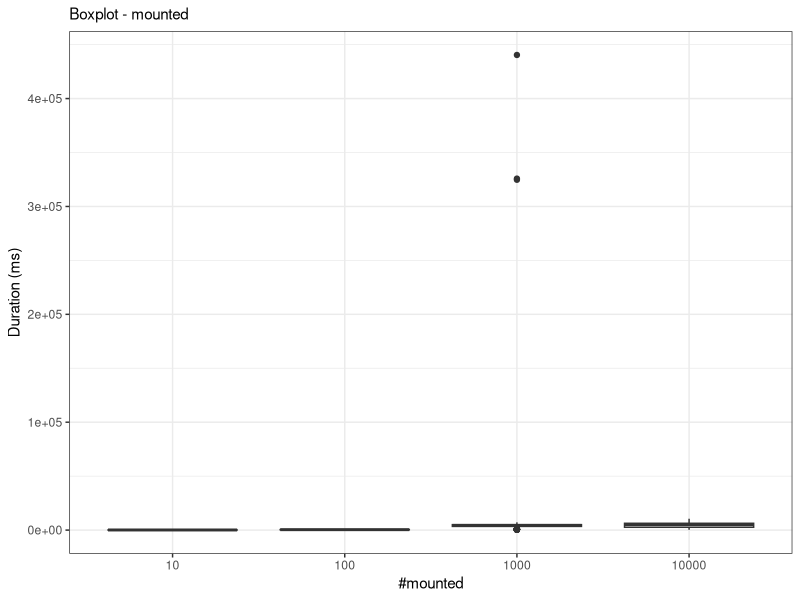
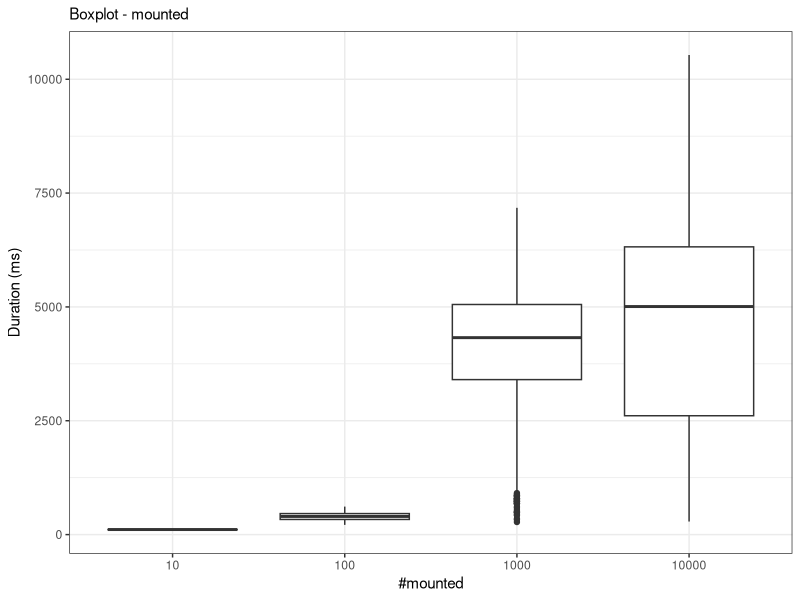
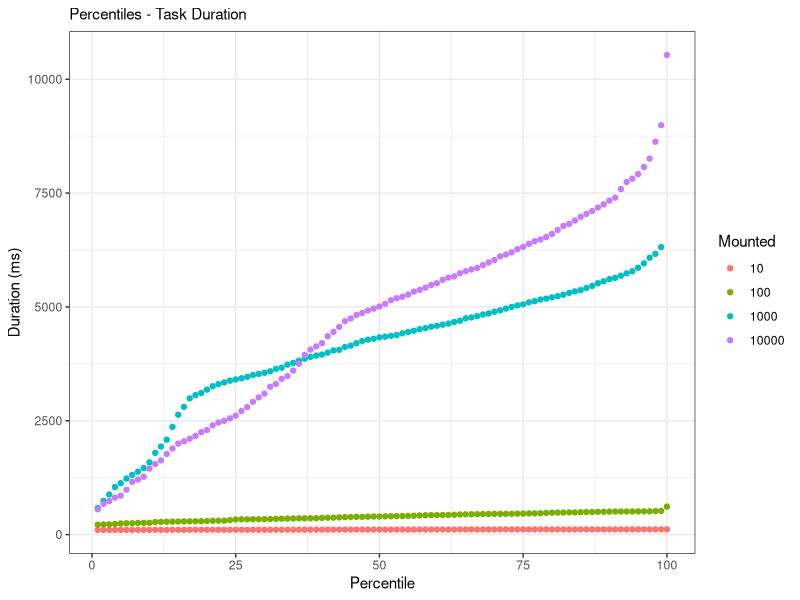

R code for these plots, in order:
## ---- chunk 1
knitr::opts_chunk$set(echo = TRUE)

library(tidyverse)
library(knitr)
library(reshape2)
library(ggplot2)
library(grid)
library(here)
library(gridExtra)
library(lubridate)

theme_set(theme_bw())
## ---- chunk 2
data <- read_csv(here::here('analysis', 'data', 'mount.csv'), na = c("", "NA", "NaN"))
data <- transform(data, mounted = as.factor(mounted))
## ---- chunk 3
data %>%
  transform(mounted = as.factor(mounted)) %>%
  ggplot(aes(x=mounted, y=time)) +
  geom_boxplot() +
  labs(x = '#mounted', y= 'Duration (ms)', subtitle='Boxplot - mounted')
## ---- chunk 4
data %>%
  filter(time < 100000) %>%
  transform(mounted = as.factor(mounted)) %>%
  ggplot(aes(x=mounted, y=time)) +
  geom_boxplot() +
  labs(x = '#mounted', y= 'Duration (ms)', subtitle='Boxplot - mounted')
## ---- chunk 5
p <- seq(0.01, 1, 0.01)
p_names <- map_chr(p, ~paste0(.x*100, ""))
p_funs <- map(p, ~partial(quantile, probs = .x, na.rm = TRUE)) %>% set_names(nm = p_names)
quart <- data %>%
  group_by(mounted) %>%
  summarise_at(vars(time), funs(!!!p_funs)) %>%
  ungroup()

quart <- melt(data = as.data.frame(quart), id.vars = c("mounted"), measure.vars = p_names)

quart %>%
  mutate(variable = as.numeric(variable)) %>%
  filter(value < 100000) %>%
  ggplot(aes(x = variable, y = value, col = mounted)) +
  geom_point() +
  labs(x = 'Percentile', y= 'Duration (ms)', col="Mounted", subtitle='Percentiles - Task Duration')
